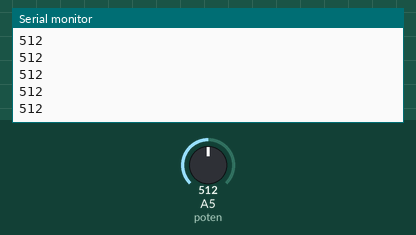
This sketch was run on a simulated Arduino Uno, built with avr-gcc and run on an emulated ATmega328P. Parts: the last lines printed to the serial monitor. The inputs (shaded band) are chosen by the test bench; at power-on: A5 (poten) = 512.

Above: at 1.2 s.
1.3 s: A5 (poten) set to 716
At 2.1 s:
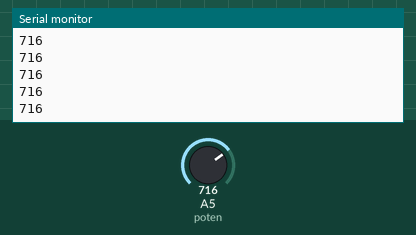
2.8 s: A5 (poten) set to 900
At 3.7 s:
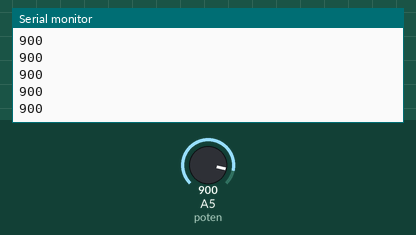
Timing chart, 0 to 5.8 s (numbered marks = the images above; inputs shaded):
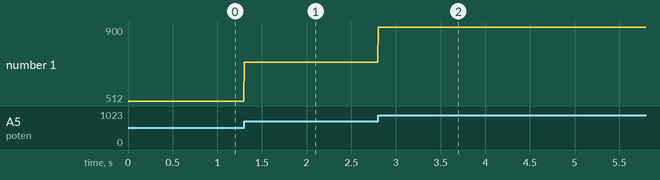

Measured:
- after the input at 1.3 s, the serial monitor: prints a new line at once (image 1)
- after the input at 2.8 s, the serial monitor: prints a new line at once (image 2)
- plotted number 1: 512 → 716 after the input at 1.3 s, 716 → 900 after the input at 2.8 s

The sketch:

control_sounds_of_buzzer1.ino
```cpp
// C++ code
//
int poten = A5;
int passivebuzzer = 0;
void setup()
{
  pinMode(poten, INPUT);
  pinMode(passivebuzzer, OUTPUT);
  Serial.begin(9600);
}

void loop()
{
  analogWrite(passivebuzzer,255);
 Serial.println(analogRead(poten));
  delay(5);
}
```
